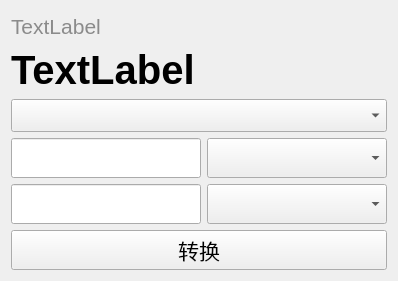
<?xml version="1.0" encoding="UTF-8"?>
<ui version="4.0">
 <class>Form</class>
 <widget class="QWidget" name="Form">
  <property name="geometry">
   <rect>
    <x>0</x>
    <y>0</y>
    <width>398</width>
    <height>278</height>
   </rect>
  </property>
  <property name="font">
   <font>
    <pointsize>16</pointsize>
   </font>
  </property>
  <property name="windowTitle">
   <string>进制转换器</string>
  </property>
  <layout class="QVBoxLayout" name="verticalLayout">
   <item>
    <layout class="QGridLayout" name="gridLayout">
     <item row="0" column="0">
      <widget class="QLabel" name="originDataLable">
       <property name="minimumSize">
        <size>
         <width>100</width>
         <height>30</height>
        </size>
       </property>
       <property name="font">
        <font>
         <pointsize>16</pointsize>
        </font>
       </property>
       <property name="styleSheet">
        <string notr="true">color:rgb(139, 139, 139)</string>
       </property>
       <property name="text">
        <string>TextLabel</string>
       </property>
      </widget>
     </item>
     <item row="4" column="0">
      <widget class="QLineEdit" name="twoInputLineEdit">
       <property name="minimumSize">
        <size>
         <width>0</width>
         <height>40</height>
        </size>
       </property>
      </widget>
     </item>
     <item row="2" column="0" colspan="2">
      <widget class="QComboBox" name="dataTypeComboBox"/>
     </item>
     <item row="3" column="1">
      <widget class="QComboBox" name="oneComboBox">
       <property name="minimumSize">
        <size>
         <width>180</width>
         <height>40</height>
        </size>
       </property>
      </widget>
     </item>
     <item row="1" column="0" colspan="2">
      <widget class="QLabel" name="transDataLable">
       <property name="font">
        <font>
         <pointsize>30</pointsize>
         <bold>true</bold>
        </font>
       </property>
       <property name="text">
        <string>TextLabel</string>
       </property>
      </widget>
     </item>
     <item row="4" column="1">
      <widget class="QComboBox" name="twoComboBox">
       <property name="minimumSize">
        <size>
         <width>0</width>
         <height>40</height>
        </size>
       </property>
      </widget>
     </item>
     <item row="3" column="0">
      <widget class="QLineEdit" name="oneInputLineEdit">
       <property name="minimumSize">
        <size>
         <width>0</width>
         <height>40</height>
        </size>
       </property>
      </widget>
     </item>
     <item row="5" column="0" colspan="2">
      <widget class="QPushButton" name="calcBtn">
       <property name="text">
        <string>转换</string>
       </property>
      </widget>
     </item>
    </layout>
   </item>
  </layout>
 </widget>
 <resources/>
 <connections/>
</ui>
